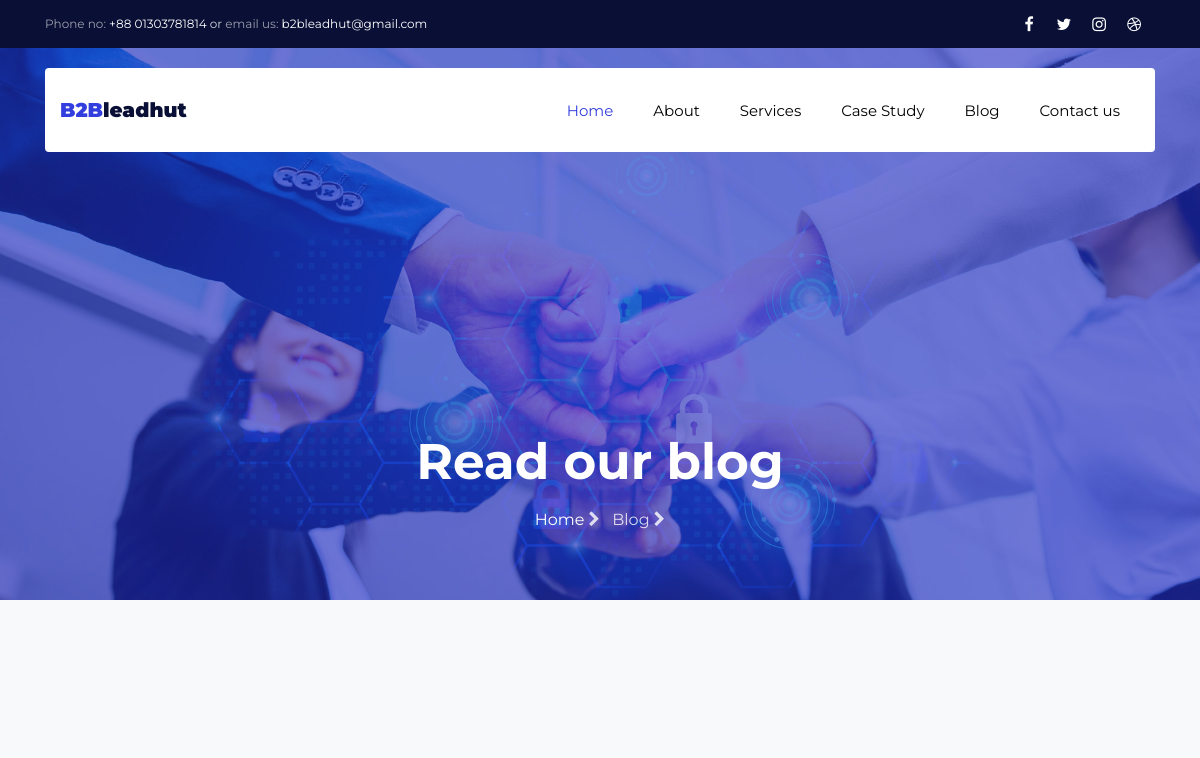
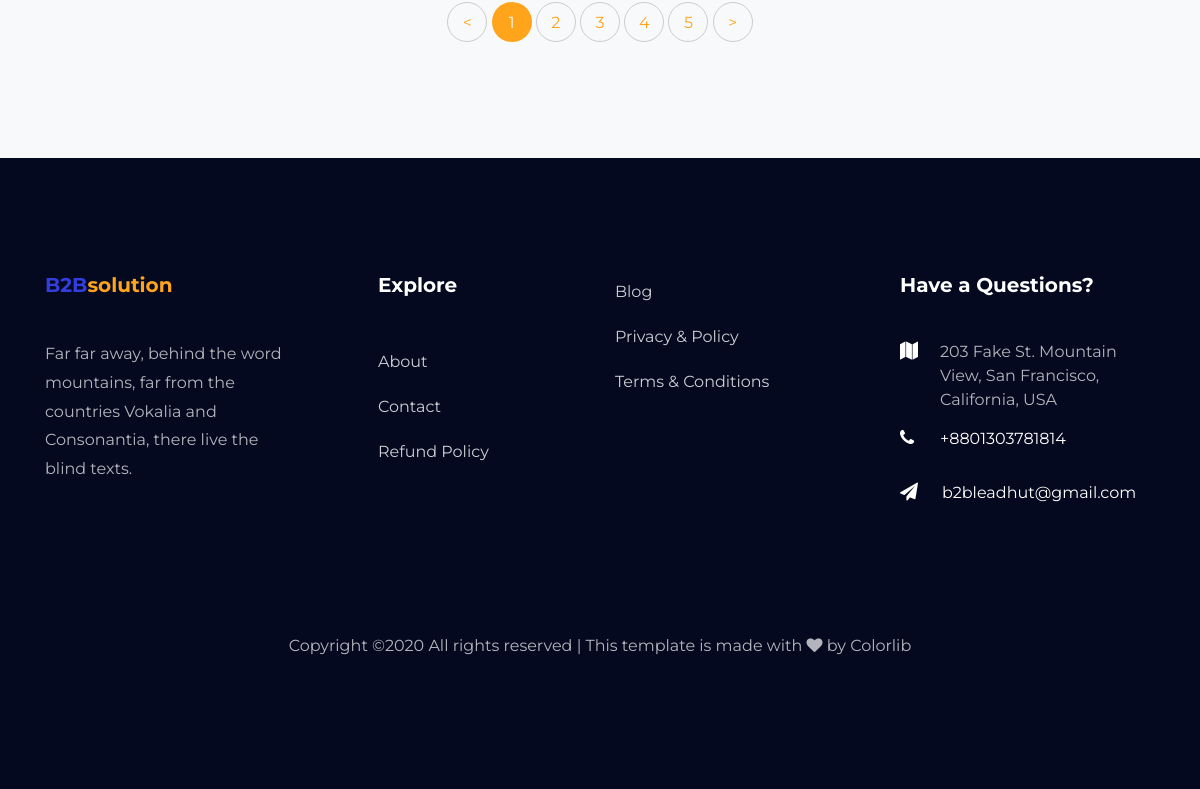
/blog, run on an earlier commit of the app's database (2 pictures, top to bottom).
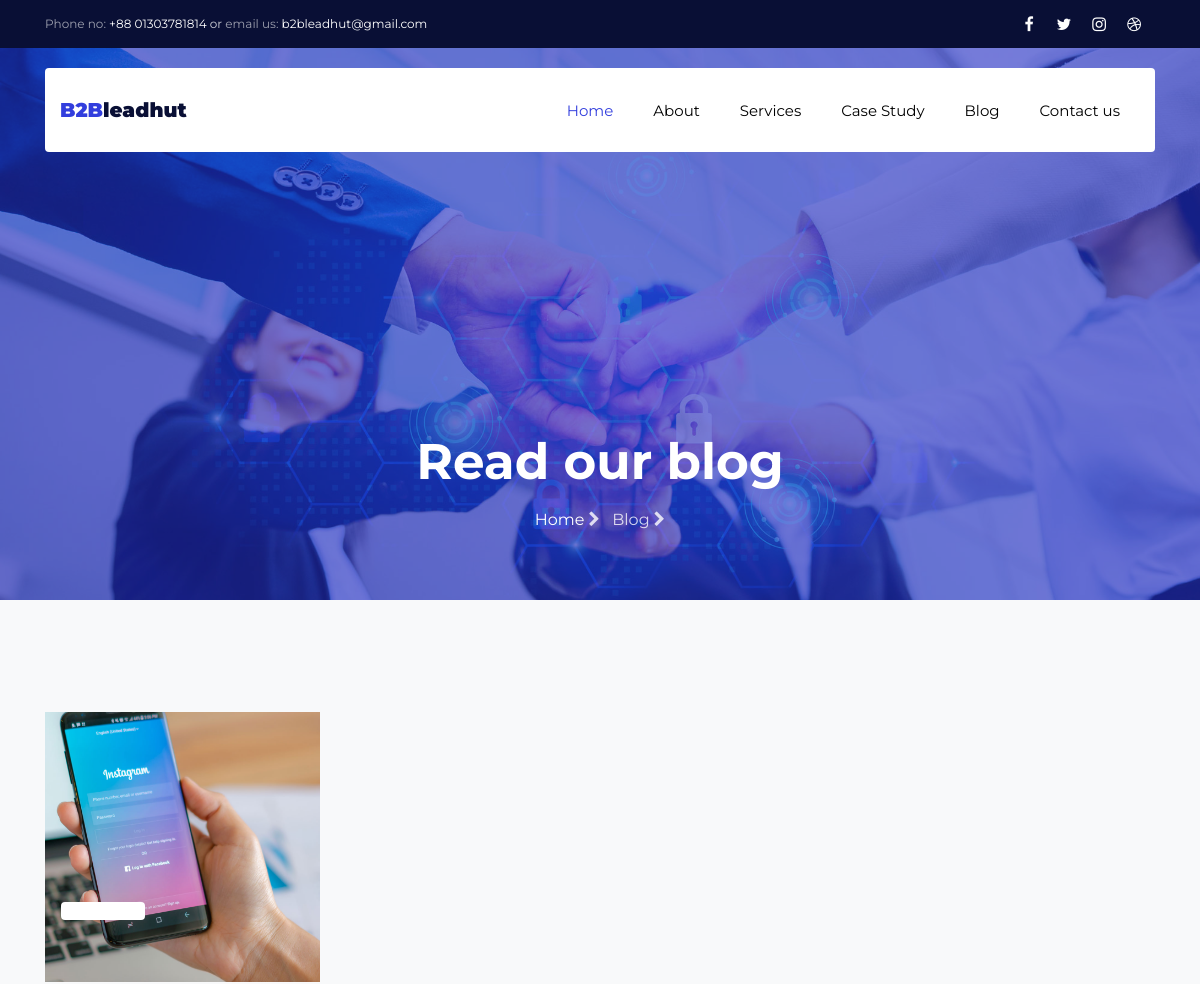
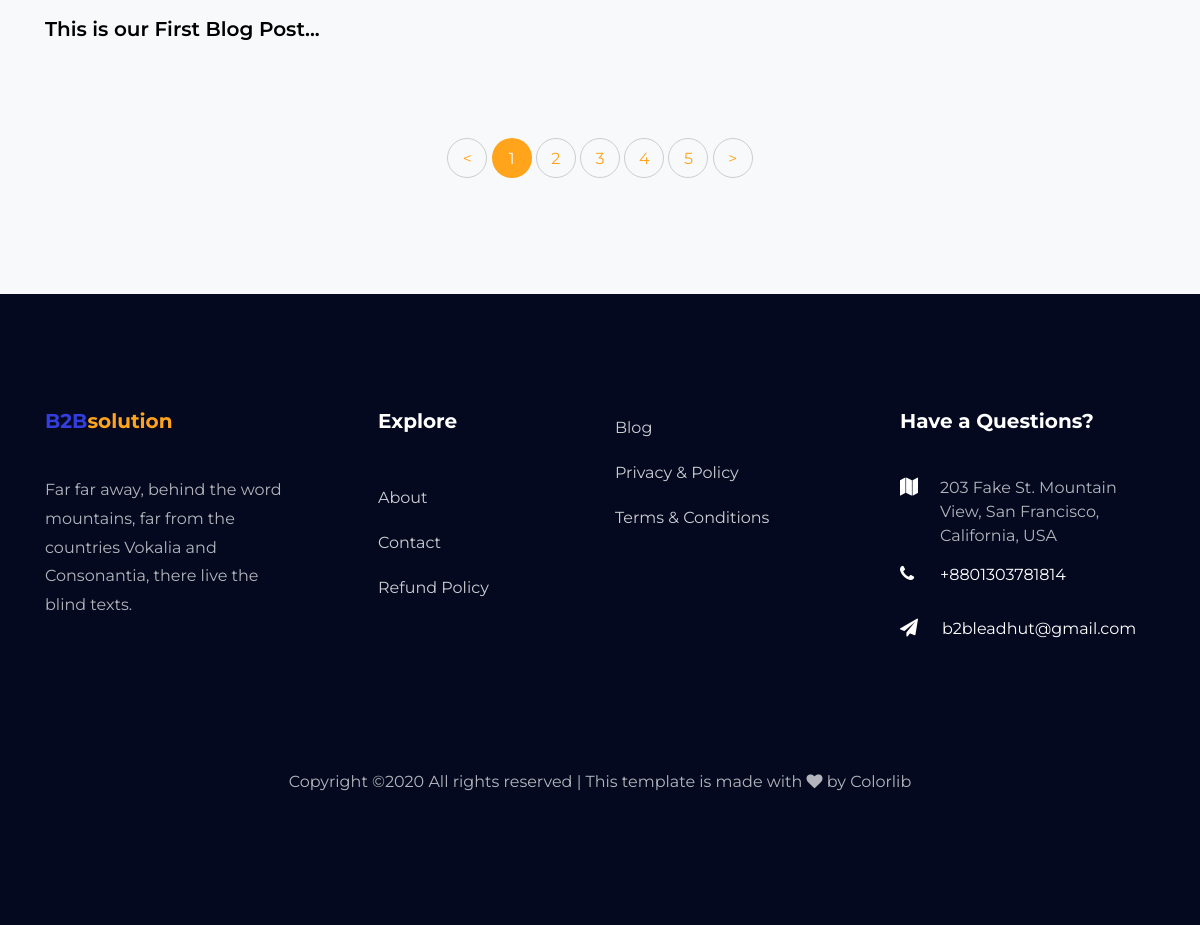
And on a later commit of the database (2 pictures, top to bottom).
### base_app/models.py (models this page shows, shortened)
class Blog(models.Model):
    author = models.ForeignKey(AboutTeam, on_delete=models.CASCADE)
    title = models.CharField(max_length=100, blank=True, null=True)
    description = RichTextField(blank=True, null=True)
    many_category = models.ManyToManyField(BlogCategory)
    updated_on = models.DateTimeField(auto_now=True)
    timestamp = models.DateTimeField(auto_now_add=True)
    image = models.ImageField(upload_to="blog/image")
    slug = models.SlugField(blank=True, null=True)
    publish = models.BooleanField(default=True)
    def get_absolute_url(self):
        return reverse("blog-singel", kwargs={"slug": self.slug})

### base_app/views.py (the view)
# urls.py: path('blog', BlogTemplateView.as_view(), name="blog"),
class BlogTemplateView(ListView):
    model = Blog
    context_object_name = "blog_post"
    template_name = "blog.html"

### template/blog.html (shortened to what this page needs)
{% extends 'base.html' %}
{% load static %}
{% block content %}
<section class="hero-wrap hero-wrap-2" style="background-image: url('{% static 'images/bg_3.jpg' %}');" data-stellar-background-ratio="0.5">
  <div class="overlay"></div>
  <div class="container">
    <div class="row no-gutters slider-text align-items-end justify-content-center">
      <div class="col-md-9 ftco-animate pb-5 text-center">
        <h1 class="mb-3 bread">Read our blog</h1>
        <p class="breadcrumbs"><span class="mr-2"><a href="index.html">Home <i class="fa fa-chevron-right"></i></a></span> <span>Blog <i class="fa fa-chevron-right"></i></span></p>
      </div>
    </div>
  </div>
</section>
<section class="ftco-section bg-light">
  <div class="container">
    <div class="row d-flex">
{% for post in blog_post %}
<div class="col-md-4 d-flex ftco-animate">
 <div class="blog-entry">
  <a href="{{ post.get_absolute_url }}" class="block-20" style="background-image: url('{{ post.image.url }}');">
  </a>
  <div class="text mt-3 float-right d-block">
   <div class="d-flex align-items-center pt-2 mb-4 topp">
 </div>
 <h3 class="heading"><a href="{{ post.get_absolute_url }}">{{ post.title|truncatewords:7 }}...</a></h3>
</div>
{% endfor %}
</div>
</div>
</div>
<div class="row mt-5">
  <div class="col text-center">
    <div class="block-27">
      <ul>
        <li><a href="#">&lt;</a></li>
        <li class="active"><span>1</span></li>
        <li><a href="#">2</a></li>
        <li><a href="#">3</a></li>
        <li><a href="#">4</a></li>
        <li><a href="#">5</a></li>
        <li><a href="#">&gt;</a></li>
      </ul>
    </div>
  </div>
</div>
</div>
</section>
{% endblock content %}

What changed in the data, as far as the page shows it:
added Blog: image (picture), title "This is our First Blog Post"
